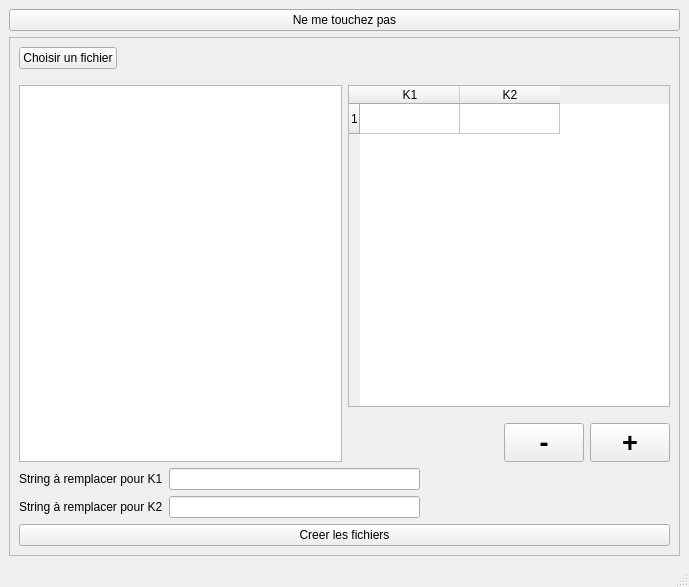
<?xml version="1.0" encoding="UTF-8"?>
<ui version="4.0">
 <class>TemplateManager</class>
 <widget class="QMainWindow" name="TemplateManager">
  <property name="geometry">
   <rect>
    <x>0</x>
    <y>0</y>
    <width>689</width>
    <height>587</height>
   </rect>
  </property>
  <property name="windowTitle">
   <string>MainWindow</string>
  </property>
  <property name="styleSheet">
   <string notr="true"/>
  </property>
  <widget class="QWidget" name="centralwidget">
   <layout class="QGridLayout" name="gridLayout_2">
    <item row="1" column="0">
     <widget class="QFrame" name="frame">
      <property name="frameShape">
       <enum>QFrame::StyledPanel</enum>
      </property>
      <property name="frameShadow">
       <enum>QFrame::Raised</enum>
      </property>
      <layout class="QGridLayout" name="gridLayout">
       <item row="1" column="0">
        <layout class="QHBoxLayout" name="horizontalLayout_4">
         <property name="topMargin">
          <number>10</number>
         </property>
         <item>
          <widget class="QTextEdit" name="textEdit"/>
         </item>
         <item>
          <layout class="QVBoxLayout" name="verticalLayout_2">
           <property name="leftMargin">
            <number>0</number>
           </property>
           <item>
            <widget class="QTableWidget" name="conditionTable">
             <row>
              <property name="text">
               <string>1</string>
              </property>
             </row>
             <column>
              <property name="text">
               <string>K1</string>
              </property>
             </column>
             <column>
              <property name="text">
               <string>K2</string>
              </property>
             </column>
            </widget>
           </item>
           <item>
            <layout class="QHBoxLayout" name="horizontalLayout_5">
             <property name="topMargin">
              <number>10</number>
             </property>
             <item>
              <spacer name="horizontalSpacer_4">
               <property name="orientation">
                <enum>Qt::Horizontal</enum>
               </property>
               <property name="sizeHint" stdset="0">
                <size>
                 <width>40</width>
                 <height>20</height>
                </size>
               </property>
              </spacer>
             </item>
             <item>
              <widget class="QPushButton" name="pushButton_remove_condition">
               <property name="font">
                <font>
                 <pointsize>20</pointsize>
                 <weight>75</weight>
                 <bold>true</bold>
                </font>
               </property>
               <property name="text">
                <string>-</string>
               </property>
              </widget>
             </item>
             <item>
              <widget class="QPushButton" name="pushButton_add_condition">
               <property name="sizePolicy">
                <sizepolicy hsizetype="Minimum" vsizetype="Minimum">
                 <horstretch>0</horstretch>
                 <verstretch>0</verstretch>
                </sizepolicy>
               </property>
               <property name="font">
                <font>
                 <pointsize>20</pointsize>
                 <weight>75</weight>
                 <bold>true</bold>
                </font>
               </property>
               <property name="text">
                <string>+</string>
               </property>
              </widget>
             </item>
            </layout>
           </item>
          </layout>
         </item>
        </layout>
       </item>
       <item row="7" column="0">
        <layout class="QVBoxLayout" name="verticalLayout">
         <item>
          <layout class="QHBoxLayout" name="horizontalLayout_2">
           <property name="topMargin">
            <number>0</number>
           </property>
           <item>
            <widget class="QLabel" name="label_2">
             <property name="text">
              <string>String à remplacer pour K1</string>
             </property>
            </widget>
           </item>
           <item>
            <widget class="QLineEdit" name="lineEdit_k1"/>
           </item>
           <item>
            <spacer name="horizontalSpacer_3">
             <property name="orientation">
              <enum>Qt::Horizontal</enum>
             </property>
             <property name="sizeHint" stdset="0">
              <size>
               <width>40</width>
               <height>20</height>
              </size>
             </property>
            </spacer>
           </item>
          </layout>
         </item>
         <item>
          <layout class="QHBoxLayout" name="horizontalLayout_3">
           <property name="topMargin">
            <number>0</number>
           </property>
           <item>
            <widget class="QLabel" name="label_3">
             <property name="text">
              <string>String à remplacer pour K2</string>
             </property>
            </widget>
           </item>
           <item>
            <widget class="QLineEdit" name="lineEdit_k2"/>
           </item>
           <item>
            <spacer name="horizontalSpacer_2">
             <property name="orientation">
              <enum>Qt::Horizontal</enum>
             </property>
             <property name="sizeHint" stdset="0">
              <size>
               <width>40</width>
               <height>20</height>
              </size>
             </property>
            </spacer>
           </item>
          </layout>
         </item>
         <item>
          <widget class="QPushButton" name="pushButton_2">
           <property name="text">
            <string>Creer les fichiers</string>
           </property>
          </widget>
         </item>
        </layout>
       </item>
       <item row="0" column="0">
        <layout class="QHBoxLayout" name="horizontalLayout">
         <item>
          <widget class="QPushButton" name="pushButton">
           <property name="text">
            <string>Choisir un fichier</string>
           </property>
          </widget>
         </item>
         <item>
          <spacer name="horizontalSpacer">
           <property name="orientation">
            <enum>Qt::Horizontal</enum>
           </property>
           <property name="sizeHint" stdset="0">
            <size>
             <width>40</width>
             <height>20</height>
            </size>
           </property>
          </spacer>
         </item>
         <item>
          <widget class="QLabel" name="fname_label">
           <property name="toolTip">
            <string>dfdfdfdf</string>
           </property>
           <property name="text">
            <string/>
           </property>
          </widget>
         </item>
        </layout>
       </item>
      </layout>
     </widget>
    </item>
    <item row="0" column="0">
     <widget class="QPushButton" name="pushButton_3">
      <property name="text">
       <string>Ne me touchez pas</string>
      </property>
     </widget>
    </item>
   </layout>
  </widget>
  <widget class="QMenuBar" name="menubar">
   <property name="geometry">
    <rect>
     <x>0</x>
     <y>0</y>
     <width>689</width>
     <height>26</height>
    </rect>
   </property>
  </widget>
  <widget class="QStatusBar" name="statusbar">
   <property name="statusTip">
    <string>sdsdssd</string>
   </property>
  </widget>
 </widget>
 <resources/>
 <connections/>
</ui>
